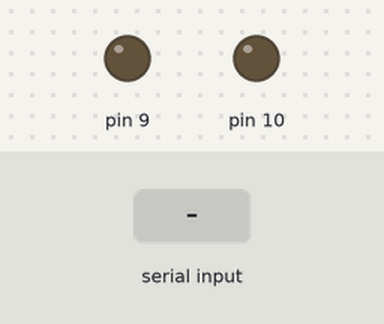
A sketch run on a simulated Arduino Mega 2560, built with avr-gcc and run on an emulated ATmega2560. Parts: output pins drawn as LEDs (lit = HIGH). Inputs (shaded band) come from the test bench.

Above: at 1.2 s.
1.3 s: ":\n" received over the second serial link
At 1.6 s:
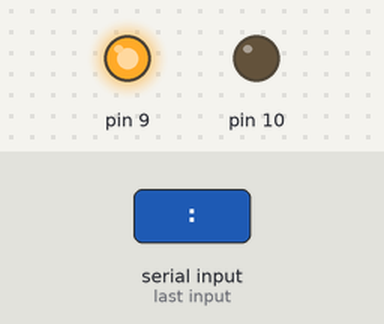
Timing chart, 0 to 4.3 s (numbered marks = the images above; inputs shaded):
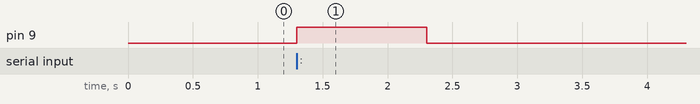

The sketch:

nCube-LoRa.ino
```cpp
void setup() {
  Serial1.begin(115200); // opens serial port, sets data rate to 9600 bps
  pinMode(10, OUTPUT);
  pinMode(9, OUTPUT);
}

void loop() {
  // send data only when you receive data:
  while(!Serial1.available());
  // read the incoming byte:
  String incomingByte = Serial1.readStringUntil('\n');
  int first = incomingByte.indexOf(":");
  int second = incomingByte.indexOf(":", first + 1);
  int third = incomingByte.indexOf(":", second + 1);
  String incomingByte1 = incomingByte.substring(first + 1, second);
  String incomingByte2 = incomingByte.substring(third + 1, incomingByte.length());
  float incomingFloat = incomingByte2.toFloat();

  Serial.println(incomingByte);
  Serial.println(incomingByte1);
  Serial.println(incomingFloat);
  digitalWrite(10, LOW);
  digitalWrite(9, HIGH);
  delay(1000);
  digitalWrite(9, LOW);
}
```

Measured:
- after the input at 1.3 s, pin 9: LOW → HIGH at once, → LOW 1.0 s later
